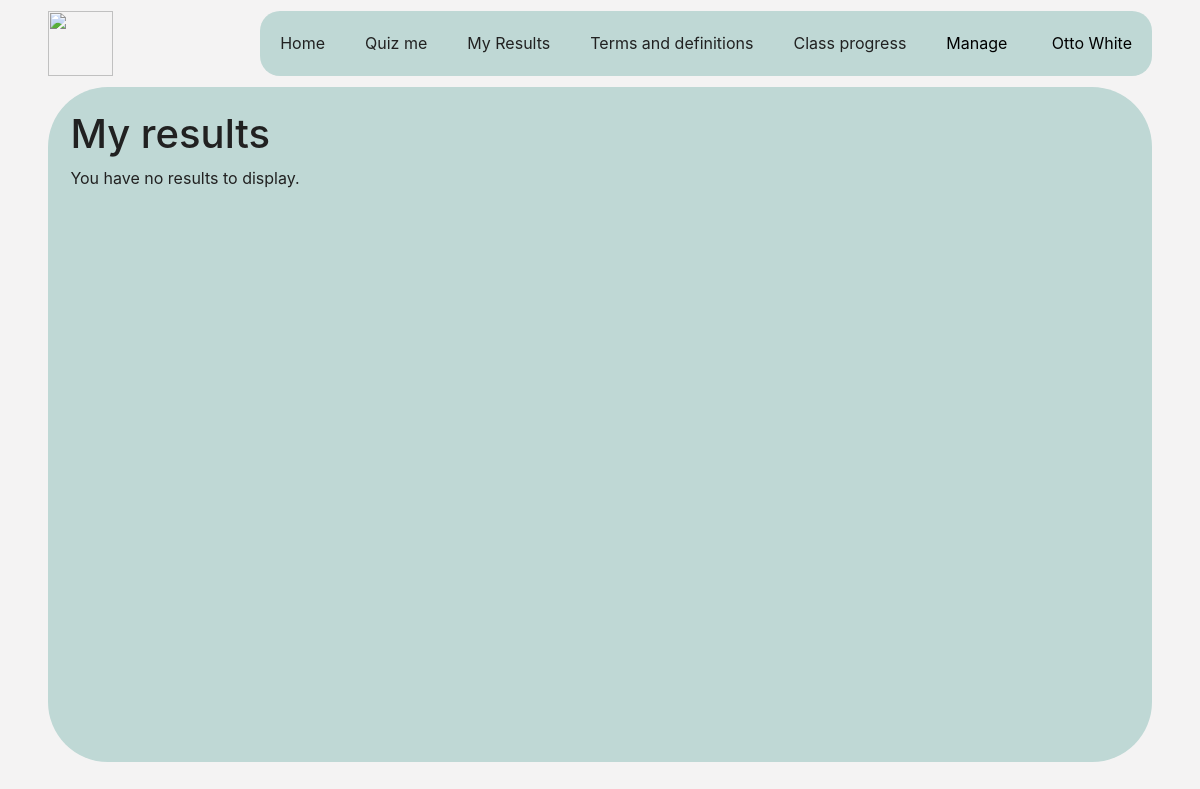
The page /my_results (signed in) on the database as committed earlier.
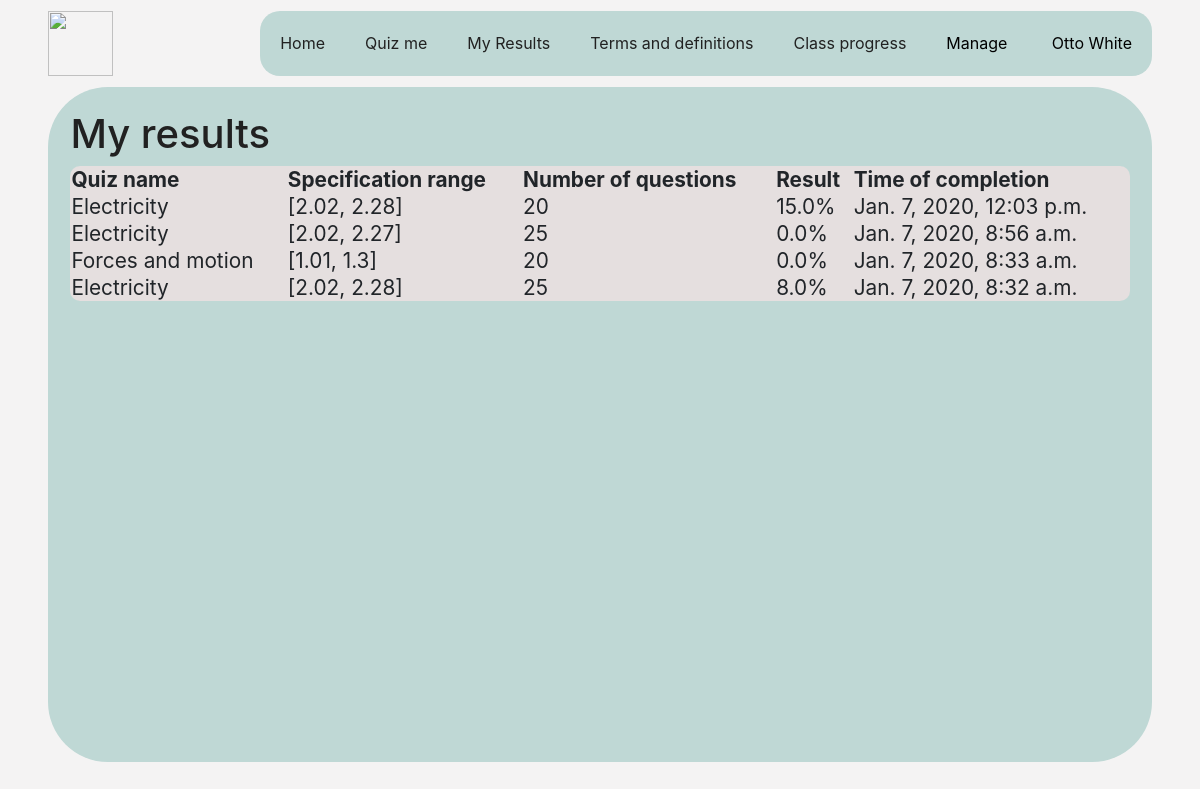
The same page on the database as committed later.
### main_app/models.py (models this page shows, shortened)
class QuizResult(models.Model):
    result_id           = models.AutoField(primary_key=True)
    quiz                = models.ForeignKey(Quiz, on_delete=models.CASCADE)
    user                = models.ForeignKey(users_models.User, on_delete=models.CASCADE)
    percentage_correct  = models.FloatField()
    completed_on        = models.DateTimeField(auto_now_add=True)

class Quiz(models.Model):
    quiz_id                 = models.AutoField(primary_key=True)
    quiz_name               = models.TextField()
    specification_range     = models.TextField()  # maybe change later
    no_questions            = models.IntegerField()

### main_app/views.py (the view)
# urls.py: path('my_results', ViewResultsView.as_view(), name="main-view-results"),
class ViewResultsView(LoginRequiredTemplateView):
    template_name = 'main_app/view_results.html'
    def get(self, request):
        current_user = request.user
        args = {
            'title': 'My Results',
            'results': QuizResult.objects.filter(user=current_user).order_by('-completed_on')
        }
        return render(request, self.template_name, args)

### main_app/templates/main_app/view_results.html (shortened to what this page needs)
{% extends "main_app/logged_in.html" %}
{% block content %}
    <h1>My results</h1>
    {% if results %}
    <table id='results-table'>
        <tr>
            <th>Quiz name</th>
            <th>Specification range</th>
            <th>Number of questions</th>
            <th>Result</th>
            <th>Time of completion</th>
        </tr>
        {% for result in results %}
            <tr>
                <td>{{ result.quiz.quiz_name }}</td>
                <td>{{ result.quiz.specification_range }}</td>
                <td>{{ result.quiz.no_questions }}</td>
                <td>{{ result.percentage_correct }}%</td>
                <td>{{ result.completed_on }}</td>
            </tr>
        {% endfor %}
    </table>
    {% else %}
        <p>
            You have no results to display.
        </p>
    {% endif %}
{% endblock content %}

Rows that differ between the two databases and show on the page:
added QuizResult: quiz.quiz_name "Electricity", quiz.specification_range "[2.02, 2.28]", quiz.no_questions "20", percentage_correct "15.0", completed_on "Jan. 7, 2020, 12:03 p.m."
added QuizResult: quiz.quiz_name "Electricity", quiz.specification_range "[2.02, 2.27]", quiz.no_questions "25", percentage_correct "0.0", completed_on "Jan. 7, 2020, 8:56 a.m."
added QuizResult: quiz.quiz_name "Forces and motion", quiz.specification_range "[1.01, 1.3]", quiz.no_questions "20", percentage_correct "0.0", completed_on "Jan. 7, 2020, 8:33 a.m."
added QuizResult: quiz.quiz_name "Electricity", quiz.specification_range "[2.02, 2.28]", quiz.no_questions "25", percentage_correct "8.0", completed_on "Jan. 7, 2020, 8:32 a.m."
Other text that changed with them:
text no longer shown: "You have no results to display."
text now shown: "Quiz name Specification range Number of questions Result Time of completion"
